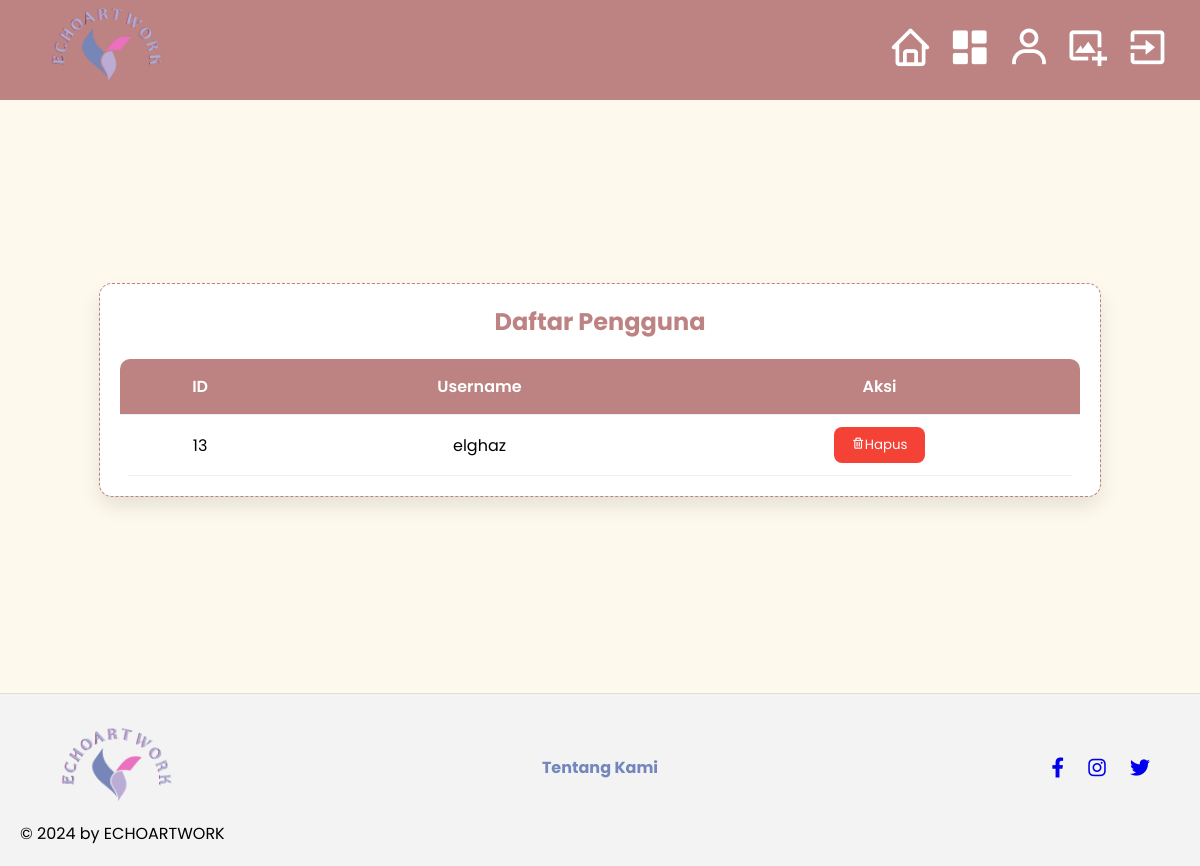
The app's page /accountList.php (signed in), older data.
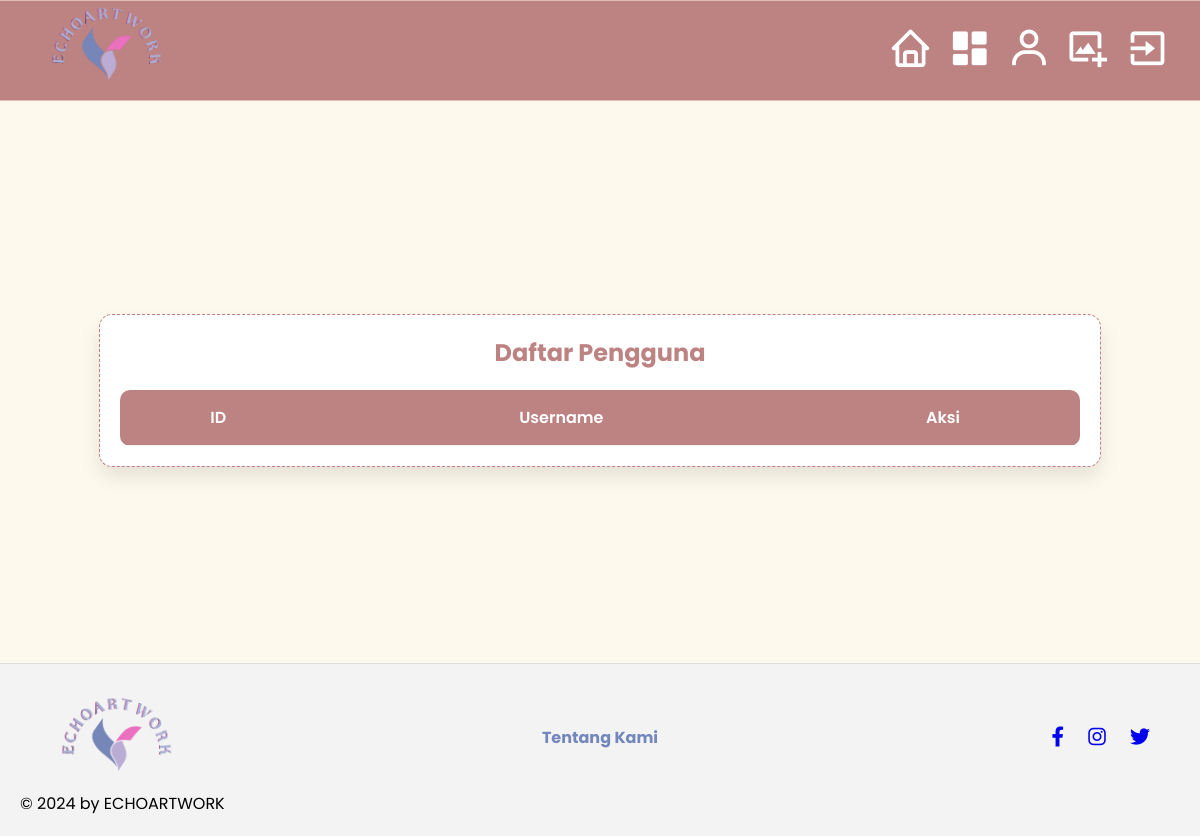
The same page, newer data.
### tables this page shows
CREATE TABLE `users` (
  `id_user` int(11) NOT NULL,
  `username` varchar(50) NOT NULL,
  `email` varchar(100) NOT NULL,
  `password` varchar(255) NOT NULL,
  `role` enum('admin','user') DEFAULT 'user',
  `created_at` timestamp NOT NULL DEFAULT current_timestamp()
);

### func.php (called while the page is built, shortened)
<?php
function ambilData($conn, $sql)
{
    $result = $conn->query($sql);
    $rows = [];
    while ($row = $result->fetch_assoc()) {
        $rows[] = $row;
    }
    return $rows;
}

### accountList.php (the view, shortened to what this page needs)
<?php
include 'conn.php';
include 'func.php';
$sql = "SELECT * FROM users WHERE role = 'user'";
$users = ambilData($conn, $sql);
?>
<!DOCTYPE html>
<html lang="en">
<head>
    <link rel="stylesheet" href="styles/accountList.css">
    <link rel="stylesheet" href="styles/dashboard.css">
    <link href="https://unpkg.com/boxicons@2.1.4/css/boxicons.min.css" rel="stylesheet">
</head>
<body>
    <?php include('navbar-admin.php') ?>
    <div class="main-container">
        <div class="container">
            <h2>Daftar Pengguna</h2>
            <table>
                <thead>
                    <tr>
                        <th>ID</th>
                        <th>Username</th>
                        <th>Aksi</th>
                    </tr>
                </thead>
                <tbody>
                    <?php foreach ($users as $user) : ?>
                        <tr>
                            <td><?= $user['id_user'] ?></td>
                            <td class="username"><?= $user['username'] ?></td>
                            <td>
                                <a href="deleteAcc.php?idUser=<?= $user['id_user'] ?>" onclick="return confirm('Yakin Hapus?')">
                                    <button class="ban-btn"><i class='bx bx-trash'></i>Hapus</button>
                                </a>
                            </td>
                        </tr>
                    <?php endforeach; ?>
                </tbody>
            </table>
        </div>
    </div>
</body>
<?php include('footer.php') ?>
</html>

### navbar-admin.php (shortened to what this page needs)
<!DOCTYPE html>
<html lang="en">
<head>
    <link rel="stylesheet" href="styles/navbarAdmin.css">
    <link href='https://unpkg.com/boxicons@2.1.4/css/boxicons.min.css' rel='stylesheet'>
</head>
<body>
    <div class="main-container">
        <div class="header">
            <a href="dashboard.php" class="logo"><img src="assets/logo.png" style="height:100px"></a>
            <div class="navbar">
                <a href="index.php"><i class='bx bx-home' style="font-size: 45px;"></i><span class="tooltip">Beranda</span></a>
                <a href="dashboard.php"><i class='bx bxs-dashboard' style="font-size: 45px;"></i><span class="tooltip">Dashboard</span></a>
                <a href="accountList.php"><i class='bx bx-user' style="font-size: 45px;"></i><span class="tooltip">Semua User</span></a>
                <a href="allPost.php"><i class='bx bx-image-add'></i><span class="tooltip">Semua Postingan</span></a>
                <a href="logout.php"><i class='bx bx-exit'></i><span class="tooltip">Logout</span></a>
            </div>
        </div>
</body>
</html>

### footer.php
<head>
    <link rel="stylesheet" href="https://cdnjs.cloudflare.com/ajax/libs/font-awesome/6.0.0-beta3/css/all.min.css">
    <link rel="stylesheet" href="styles/footer.css">
</head>
<div class="kontener">
    <div class="footer">
        <div class="menu-footer">
            <a href="" class="logo-footer"><img src="assets/logo.png" alt="logo"></a>
            <div class="tentang-kami">
                <a href="aboutus.php">Tentang Kami</a>
            </div>
            <div class="footer-social">
                <a href="facebook.com"><i class="fab fa-facebook-f"></i></a>
                <a href="instagram.com"><i class="fab fa-instagram"></i></a>
                <a href="x.com"><i class="fab fa-twitter"></i></a>
            </div>
        </div>
        <div class="copyright">
            <p>&copy; 2024 by ECHOARTWORK</p>
        </div>
    </div>
</div>

### styles/accountList.css (style rules this page uses)
* { margin: 0; padding: 0; box-sizing: border-box; font-family: 'Poppins', sans-serif; }
body { background: #FEF9ED; }
.main-container { display: flex; flex-direction: column; place-items: center; gap: 50px; background-color: #FEF9ED; width: 100%; }
.container { background-color: #FFFFFF; width: 100%; max-width: 1000px; padding: 20px; border-radius: 12px; box-shadow: 0px 10px 20px rgba(0, 0, 0, 0.1); animation: fadeIn 0.6s ease-out; outline: 1px #BD8282 dashed; }
h2 { text-align: center; font-size: 24px; color: #BD8282; margin-bottom: 20px; }
table { width: 100%; border-collapse: collapse; border-radius: 10px; overflow: hidden; }
thead th { background-color: #BD8282; color: white; padding: 15px; font-weight: 600; }
tbody td, th { text-align: center; padding: 12px; border-bottom: 1px solid #f0f0f0; }
tbody tr { transition: transform 0.3s ease, box-shadow 0.3s ease; }
.ban-btn { background-color: #F44336; color: white; border: none; border-radius: 8px; padding: 8px 15px; cursor: pointer; transition: background-color 0.3s; width: 91px; }
.username { max-width: 150px; word-wrap: break-word; }

### styles/dashboard.css (style rules this page uses)
* { margin: 0px; padding: 0px; box-sizing: border-box; font-family: 'Poppins', sans-serif; }
body { min-height: 100vh; background-color: #fff; }
.main-container { display: flex; justify-content: center; align-items: center; width: 100%; height: 100%; }
.container { margin-top: 200px; }
.header { position: sticky; top: 0; left: 0; width: 100%; padding: 30px; background-color: #BD8282; display: flex; justify-content: space-between; align-items: center; z-index: 10; height: 100px; }
.logo { font-size: 32px; color: #ffff; text-decoration: none; font-weight: 800; }
.navbar a { font-size: 20px; color: #ffff; font-weight: 500; text-decoration: none; margin-left: 10px; vertical-align: middle; position: relative; }
.navbar a::after { content: ''; position: absolute; left: 0; top: 0; height: 2px; width: 0; background-color: #BD8282; transition: width 0.3s ease; margin-top: 30px; }
.navbar a i { font-size: 45px; color: #ffff; transition: color 0.5s ease; }
.navbar a:nth-child(-n+3)::after { content: ''; position: absolute; left: 0; top: 0; height: 3px; width: 0; background-color: #4e3030; transition: width 0.3s ease; }
.main-container { display: flex; flex-direction: column; }

### styles/navbarAdmin.css (style rules this page uses)
.main-container { display: flex; flex-direction: column; }

### styles/footer.css (style rules this page uses)
:root { --header-bg-color: rgba(8, 30, 30, 0.8); --hero-bg-color: #7387bd; --text-color: #f4f3ef; --cta-bg-color: #f4f3ef; --mauve: #cfbaf0ff; --champagne-pink: #fde4cfff; --pink-lavender: #f1c0e8ff; --hitam: #060606; --coklat-tua: #bd8282; --biru-muda: #8aaeda; --biru-tua: #7387bd; --putih-bersih: #fff; --biru-muda1: #a6b3da; }
html, body { height: 100%; margin: 0; }
.kontener { display: flex; flex-direction: column; bottom: 0px; min-height: 40vh; }
.footer { margin-top: auto; padding: 20px; background-color: #f3f3f3; border-top: 1px solid #ddd; width: 100vw; box-sizing: border-box; }
.menu-footer { display: flex; justify-content: space-between; align-items: center; padding-left: 20px; padding-right: 20px; width: 100%; flex-wrap: wrap; }
.logo-footer { flex: 1; text-align: left; }
.logo-footer img { height: 100px; }
.footer .tentang-kami a { text-decoration: none; color: var(--hero-bg-color); font-weight: bold; flex: 1; text-align: center; }
.footer-social { flex: 1; text-align: right; }
.footer-social a { font-size: 20px; margin: 0 10px; }

Row changes from the older to the newer data that the page shows:
removed users: id_user "13", username "elghaz"
